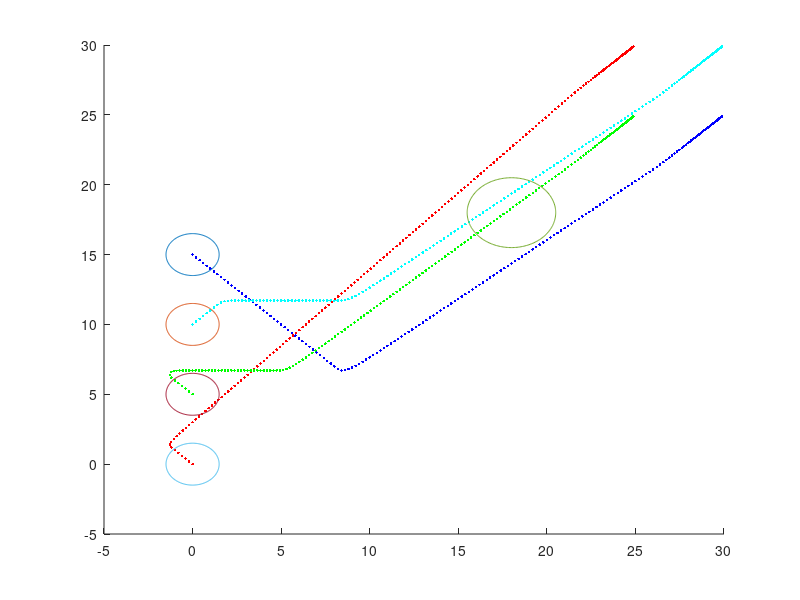

This figure's MATLAB source: (Note: this script raises an error after producing the figure.)
clc
clear all
clf

% Close any existing parallel pool to ensure a fresh start
%delete(gcp('nocreate'));

% Start a process-based pool with a limited number of workers
numWorkers = 12;
%parpool('Processes', numWorkers);

A=[0 0;0 0];
B=[1 0;0 1];
C=eye(2,2);
D=zeros(2,2);

sys=ss(A,B,C,D);


Num_agen=4;


Ts=0.1;
sysd=c2d(sys,Ts);
Ad=sysd.A;
Bd=sysd.B;
T=50;
%% intial trajectory
count=1;
%X(:,1)=[0;0 ;  20;0 ; 20;20   ;  0;20 ];
X(:,1)=[0;0 ;  0;5 ; 0;10   ;  0;15 ];
for t=0:Ts:20
    if t<2
        u(:,count)=0*ones(2*Num_agen,1);
    else
        u(:,count)=0*ones(2*Num_agen,1);
    end
    for i=1:Num_agen
        X((2*i-1):(2*i),count+1)=Ad*X((2*i-1):(2*i),count)+Bd*u((2*i-1):(2*i),count);
    end
    count=count+1;
end

X0=X;
for i=1:Num_agen
    hold on
    plot(X((2*i-1),:),X((2*i),:),'.')
end
N=length(X(1,:));

hold on





%% Laplacian initial traj

X(:,1)=[0;0 ;  0;5 ; 0;15   ;  0;10 ];
%X(:,1)=[20;25 ;  20;20 ; 25;20   ;  25;25 ];
kp = 2.8;
kc = 0.5;
Laplacian = - ones(Num_agen) + Num_agen*eye(Num_agen);
%
%
final = [20;25 ;  20;20 ; 25;20   ;  25;25 ];
final = [20;25 ;  20;20 ; 25;20   ;  25;25 ]+5;
for ii=1:Num_agen
    for jj=1:2
        final_trans(ii,jj)=final(2*(ii-1)+jj,1);
    end
end
final_centeroid=[sum(final_trans(:,1))/Num_agen,sum(final_trans(:,2))/Num_agen];



V_des=zeros(2*Num_agen,N-1);
X_trans=zeros(Num_agen,2);
for i=1:N-1
    for ii=1:Num_agen
        for jj=1:2
            X_trans(ii,jj)=X(2*(ii-1)+jj,i);
        end
    end
    centroid = (ones(Num_agen,Num_agen) * reshape(X_trans,[4,2]))/4;
    centroid_diff = centroid-[final_centeroid(1) final_centeroid(2);final_centeroid(1) final_centeroid(2);final_centeroid(1) final_centeroid(2);final_centeroid(1) final_centeroid(2)];

    V_des_trans = Laplacian*(final_trans-X_trans);



    V_des_trans=kp*V_des_trans - centroid_diff*kc;
    for ii=1:Num_agen
        for jj=1:2
            if V_des_trans(ii,jj)>=2
                V_des_trans(ii,jj)=2;
            elseif V_des_trans(ii,jj)<=-2
                V_des_trans(ii,jj)=-2;
            end
        end
    end
    V_des(:,i)=reshape(V_des_trans',[8,1]);
    for j=1:Num_agen
        X((j-1)*2+1:(j-1)*2+2,i+1)=Ad*X((j-1)*2+1:(j-1)*2+2,i)+Bd*V_des_trans(j,:)';
    end
    hold on
    plot(X(1,i),X(2,i),'r.');
    plot(X(3,i),X(4,i),'g.');
    plot(X(5,i),X(6,i),'b.');
    plot(X(7,i),X(8,i),'c.');
    xlim([-5 30])
    ylim([-5 30])
    pause(0.01)

end

u=V_des;
X0=X;
u0=u;


%%
R_obs=2;
R_agent=1.5;

obs_center=[18,18; ...
    X(1:2,1)'; ...
    X(3:4,1)'; ...
    X(5:6,1)'; ...
    X(7:8,1)'];
R_plot=[2*R_obs-R_agent,R_agent,R_agent,R_agent,R_agent];
R=2*R_plot;


alpha=1;
obs_num=length(R);
r_default=0.5;
r=0.5;

lambda=10000;

i=1;
figure(1)
tol=0.001;



hold on

theta=linspace(0,2*pi,201);
for j=1:obs_num
    x_theta=R_plot(j)*cos(theta);
    y_theta=R_plot(j)*sin(theta);
    plot(obs_center(j,1)+x_theta,obs_center(j,2)+y_theta)
end




%[X_out,u_out]=traj_gen(Ad,Bd,X,X0,u,R_plot,obs_center,final,Laplacian)



% f1=parfeval(@traj_gen,2,Ad,Bd,X,X0,u,R_plot,obs_center,final,Laplacian);
% 
% f2=parfeval(@traj_gen,2,Ad,Bd,X,X0,u,R_plot,obs_center,final,Laplacian);
% Wait for both tasks to complete and fetch the results
% x1 = fetchOutputs(f1);
% x2 = fetchOutputs(f2);
%%
% [Cost_1,X_out1]=traj_gen(2,Ad,Bd,X,X0,u,R_plot,obs_center,final,Laplacian);
% %%
% for i=1:N
% subplot(2,2,1)
% plotting(X_out1,obs_center,R_plot,i)
% 
% 
% end
% obs_checker(X,Num_agen,obs_center,R)

% for iteration=1:10
% 
%     if iteration==1
%         [Cost_1,X_out1]=traj_gen(1,Ad,Bd,X,X0,u,R_plot,obs_center,final,Laplacian);
%         X_out=[X_out1(3:4,:);X(3:4,:);X(5:6,:);X(7:8,:)];
%         [Cost_2,X_out2]=traj_gen(2,Ad,Bd,X,X0,u,R_plot,obs_center,final,Laplacian);
%         X_out=[X_out1(3:4,:);X_out2(3:4,:);X(5:6,:);X(7:8,:)];
%         [Cost_3,X_out3]=traj_gen(3,Ad,Bd,X,X0,u,R_plot,obs_center,final,Laplacian);
%         X_out=[X_out1(3:4,:);X_out2(3:4,:);X_out3(3:4,:);X(7:8,:)];
%         [Cost_4,X_out4]=traj_gen(4,Ad,Bd,X,X0,u,R_plot,obs_center,final,Laplacian);
%         X_out=[X_out1(3:4,:);X_out2(3:4,:);X_out3(3:4,:);X_out4(3:4,:)];
% 
%     else
%         [Cost_1,X_out1]=traj_gen(1,Ad,Bd,X_out,X0,u,R_plot,obs_center,final,Laplacian);
%         disp("Cost 1    " + Cost_1)
%         X_out=[X_out1(3:4,:);X_out(3:4,:);X_out(5:6,:);X_out(7:8,:)];
%         obs_checker(X_out,Num_agen,obs_center,R)
%         [Cost_2,X_out2]=traj_gen(2,Ad,Bd,X_out,X0,u,R_plot,obs_center,final,Laplacian);
%         disp("Cost 2    " + Cost_2)
%         X_out=[X_out(1:2,:);X_out2(3:4,:);X_out(5:6,:);X_out(7:8,:)];
%         obs_checker(X_out,Num_agen,obs_center,R)
%         [Cost_3,X_out3]=traj_gen(3,Ad,Bd,X_out,X0,u,R_plot,obs_center,final,Laplacian);
%         disp("Cost 3    " + Cost_3)
%         X_out=[X_out(1:2,:);X_out(3:4,:);X_out3(3:4,:);X_out(7:8,:)];
%         obs_checker(X_out,Num_agen,obs_center,R)
%         [Cost_4,X_out4]=traj_gen(4,Ad,Bd,X_out,X0,u,R_plot,obs_center,final,Laplacian);
%         disp("Cost 4    " + Cost_4)
%         X_out=[X_out(1:2,:);X_out(3:4,:);X_out3(5:6,:);X_out4(3:4,:)];
%         obs_checker(X_out,Num_agen,obs_center,R)
% 
% 
%     end
% 
% 
%     iteration
%     Cost=[Cost_1,Cost_2,Cost_3,Cost_4];
%     disp(Cost)
%     total_cost(iteration)=sum(Cost);
% 
%     for i=1:N
% 
%         obs_center=[obs_center(1,:); ...
%             X_out(1:2,i)'; ...
%             X_out(3:4,i)'; ...
%             X_out(5:6,i)'; ...
%             X_out(7:8,i)'];
%         for j=1:Num_agen
%             countk=1;
%             for k=1:obs_num
%                 if k==j+1
%                     continue
%                 end
%                 ss((countk-1)*(N)+i,j)=R(k)-norm(X((2*j-1):(2*j),i)-obs_center(k,:)',2);
%                 countk=countk+1;
%             end
%         end
% 
%     end
% 
%     ss_max=max(ss);
% 
%     if ss_max<=0
%         break;
%     end
% 
% end


%% Beginning of decentralized SCvx
total_cost=zeros(1,200);
for iteration=1:10

    if iteration==1
        f1=parfeval(@traj_gen,2,1,Ad,Bd,X,X0,u,R_plot,obs_center,final,Laplacian);
        f2=parfeval(@traj_gen,2,2,Ad,Bd,X,X0,u,R_plot,obs_center,final,Laplacian);
        f3=parfeval(@traj_gen,2,3,Ad,Bd,X,X0,u,R_plot,obs_center,final,Laplacian);
        f4=parfeval(@traj_gen,2,4,Ad,Bd,X,X0,u,R_plot,obs_center,final,Laplacian);
        [Cost_1,X_out1]=fetchOutputs(f1);
        [Cost_2,X_out2]=fetchOutputs(f2);
        [Cost_3,X_out3]=fetchOutputs(f3);
        [Cost_4,X_out4]=fetchOutputs(f4);
        X_out=[X_out1(3:4,:);X_out2(3:4,:);X_out3(3:4,:);X_out4(3:4,:)];
        % [X_out1,u_out1]=traj_gen(1,Ad,Bd,X,X0,u,R_plot,obs_center,final,Laplacian);
        % [X_out2,u_out2]=traj_gen(2,Ad,Bd,X,X0,u,R_plot,obs_center,final,Laplacian);
        % [X_out3,u_out3]=traj_gen(3,Ad,Bd,X,X0,u,R_plot,obs_center,final,Laplacian);
        % [X_out4,u_out4]=traj_gen(4,Ad,Bd,X,X0,u,R_plot,obs_center,final,Laplacian);
    else
        % [X_out1,u_out1]=traj_gen(1,Ad,Bd,X_out,X0,u,R_plot,obs_center,final,Laplacian);
        % [X_out2,u_out2]=traj_gen(2,Ad,Bd,X_out,X0,u,R_plot,obs_center,final,Laplacian);
        % [X_out3,u_out3]=traj_gen(3,Ad,Bd,X_out,X0,u,R_plot,obs_center,final,Laplacian);
        % [X_out4,u_out4]=traj_gen(4,Ad,Bd,X_out,X0,u,R_plot,obs_center,final,Laplacian);
        f1=parfeval(@traj_gen,2,1,Ad,Bd,X_out,X0,u,R_plot,obs_center,final,Laplacian);
        f2=parfeval(@traj_gen,2,2,Ad,Bd,X_out,X0,u,R_plot,obs_center,final,Laplacian);
        f3=parfeval(@traj_gen,2,3,Ad,Bd,X_out,X0,u,R_plot,obs_center,final,Laplacian);
        f4=parfeval(@traj_gen,2,4,Ad,Bd,X_out,X0,u,R_plot,obs_center,final,Laplacian);
        
        [Cost_1,X_out1]=fetchOutputs(f1);
        disp("Cost 1    " + Cost_1)
        X_out=[X_out1(3:4,:);X_out2(3:4,:);X_out3(3:4,:);X_out4(3:4,:)];
        obs_checker(X_out,Num_agen,obs_center,R)
        [Cost_2,X_out2]=fetchOutputs(f2);
        disp("Cost 2    " + Cost_2)
        X_out=[X_out1(3:4,:);X_out2(3:4,:);X_out3(3:4,:);X_out4(3:4,:)];
        obs_checker(X_out,Num_agen,obs_center,R)
        [Cost_3,X_out3]=fetchOutputs(f3);
        disp("Cost 3    " + Cost_3)
        X_out=[X_out1(3:4,:);X_out2(3:4,:);X_out3(3:4,:);X_out4(3:4,:)];
        obs_checker(X_out,Num_agen,obs_center,R)
        [Cost_4,X_out4]=fetchOutputs(f4);
        disp("Cost 4    " + Cost_4)
        X_out=[X_out1(3:4,:);X_out2(3:4,:);X_out3(3:4,:);X_out4(3:4,:)];
        obs_checker(X_out,Num_agen,obs_center,R)
        
        % f1=parfeval(@traj_gen,2,1,Ad,Bd,X_out,X0,u,R_plot,obs_center,final,Laplacian);
        % f2=parfeval(@traj_gen,2,2,Ad,Bd,X_out,X0,u,R_plot,obs_center,final,Laplacian);
        % f3=parfeval(@traj_gen,2,3,Ad,Bd,X_out,X0,u,R_plot,obs_center,final,Laplacian);
        % f4=parfeval(@traj_gen,2,4,Ad,Bd,X_out,X0,u,R_plot,obs_center,final,Laplacian);
        % [Cost_1,X_out1]=fetchOutputs(f1);
        % [Cost_2,X_out2]=fetchOutputs(f2);
        % [Cost_3,X_out3]=fetchOutputs(f3);
        % [Cost_4,X_out4]=fetchOutputs(f4);
        % 
        % disp("Cost 1    " + Cost_1)
        % disp("Cost 2    " + Cost_2)
        % disp("Cost 3    " + Cost_3)
        % disp("Cost 4    " + Cost_4)
        % X_out=[X_out1(3:4,:);X_out2(3:4,:);X_out3(3:4,:);X_out4(3:4,:)];
    end
    


    iteration
    Cost=[Cost_1,Cost_2,Cost_3,Cost_4];
    disp(Cost)
    total_cost(iteration)=sum(Cost);
    
    for i=1:N

        obs_center=[obs_center(1,:); ...
            X_out(1:2,i)'; ...
            X_out(3:4,i)'; ...
            X_out(5:6,i)'; ...
            X_out(7:8,i)'];
        for j=1:Num_agen
            countk=1;
            for k=1:obs_num
                if k==j+1
                    continue
                end
                ss((countk-1)*(N)+i,j)=R(k)-norm(X((2*j-1):(2*j),i)-obs_center(k,:)',2);
                countk=countk+1;
            end
        end

    end

    ss_max=max(ss);

    if ss_max<=0
        break;
    end

end
%%






%%
figure(2)
for i=1:N
subplot(2,2,1)
plotting(X_out1,obs_center,R_plot,i)

subplot(2,2,2)
plotting(X_out2,obs_center,R_plot,i)

subplot(2,2,3)
plotting(X_out3,obs_center,R_plot,i)

subplot(2,2,4)
plotting(X_out4,obs_center,R_plot,i)
    pause(0.001)
    if i~=N
        clf
    end
end

%%
figure(1)
% [X_out,u_out]=fetchOutputs(f2);
R_plot=[2*R_obs-R_agent,R_agent,R_agent,R_agent,R_agent];
R=2*R_plot;
R_plot=R_plot(1:5);
N=length(X_out(1,:));
Num_agen=4;

hold on

for i=1:N
    for j=1:Num_agen
        hold on
        if j==1
            plot(X_out((2*j-1),1:i),X_out((2*j),1:i),'r.')
        elseif j==2
            plot(X_out((2*j-1),1:i),X_out((2*j),1:i),'g.')
        elseif j==3
            plot(X_out((2*j-1),1:i),X_out((2*j),1:i),'b.')
        elseif j==4
            plot(X_out((2*j-1),1:i),X_out((2*j),1:i),'c.')
        end

        %plot(X0((2*i-1),:),X0((2*i),:),'.')
    end

    obs_center=[obs_center(1,:); ...
        X_out(1:2,i)'; ...
        X_out(3:4,i)'; ...
        X_out(5:6,i)'; ...
        X_out(7:8,i)';];

    obs_num=length(R_plot);
    theta=linspace(0,2*pi,201);
    xlim([-5 50])
    ylim([-5 50])
    x_theta=R_plot(1)*cos(theta);
    y_theta=R_plot(1)*sin(theta);
    plot(obs_center(1,1)+1.5*x_theta,obs_center(1,2)+1.5*y_theta,'r')
    for j=1:obs_num
        hold on
        x_theta=R_plot(j)*cos(theta);
        y_theta=R_plot(j)*sin(theta);
        plot(obs_center(1,1)+x_theta,obs_center(1,2)+y_theta,'r')
        if j==1+1
            plot(obs_center(j,1)+x_theta,obs_center(j,2)+y_theta,'r')
        elseif j==2+1
            plot(obs_center(j,1)+x_theta,obs_center(j,2)+y_theta,'g')
        elseif j==3+1
            plot(obs_center(j,1)+x_theta,obs_center(j,2)+y_theta,'b')
        elseif j==4+1
            plot(obs_center(j,1)+x_theta,obs_center(j,2)+y_theta,'c')
        end
    end
    hold on 
    plot([X_out(1,i),X_out(3,i)],[X_out(2,i),X_out(4,i)]); % 1 2
    plot([X_out(1,i),X_out(7,i)],[X_out(2,i),X_out(8,i)]); % 1 4
    plot([X_out(5,i),X_out(3,i)],[X_out(6,i),X_out(4,i)]); % 3 2
    plot([X_out(5,i),X_out(7,i)],[X_out(6,i),X_out(8,i)]); % 3 4
    pause(0.03)
    if i~=N
        clf
    end


end










%% utility funcitons


function ss_max=obs_checker(X_out,Num_agen,obs_center,R)
    
N=length(X_out(1,:));
    for i=1:N

        obs_center=[obs_center(1,:); ...
            X_out(1:2,i)'; ...
            X_out(3:4,i)'; ...
            X_out(5:6,i)'; ...
            X_out(7:8,i)'];
        obs_num=length(obs_center(:,1));
        for j=1:Num_agen
            countk=1;
            for k=1:obs_num
                if k==j+1
                    continue
                end
                ss((countk-1)*(N)+i,j)=R(k)-norm(X_out((2*j-1):(2*j),i)-obs_center(k,:)',2);
                countk=countk+1;
            end
        end

    end

    ss_max=max(ss);

end

function [last_cost,X_out]=traj_gen(Agent_num,Ad,Bd,X,X0,u,R_plot,obs_center,final,Laplacian)


if Agent_num==1
    X_true=[X(7:8,:);X(3:4,:)];
    X=[X(7:8,:);X(1:2,:);X(3:4,:)];
    u=[u(7:8,:);u(1:2,:);u(3:4,:)];
    final=[final(7:8,:);final(1:2,:);final(3:4,:)];
    X0=[X0(7:8,:);X0(1:2,:);X0(3:4,:)];
    
elseif Agent_num==2
    X_true=[X(1:2,:);X(5:6,:)];
    X=[X(1:2,:);X(3:4,:);X(5:6,:)];
    u=[u(1:2,:);u(3:4,:);u(5:6,:)];
    final=[final(1:2,:);final(3:4,:);final(5:6,:)];
    X0=[X0(1:2,:);X0(3:4,:);X0(5:6,:)];

elseif Agent_num==3
    X_true=[X(1:2,:);X(5:6,:)];
    X=[X(3:4,:);X(5:6,:);X(7:8,:)];
    u=[u(3:4,:);u(5:6,:);u(7:8,:)];
    final=[final(3:4,:);final(5:6,:);final(7:8,:)];
    X0=[X0(3:4,:);X0(5:6,:);X0(7:8,:)];

elseif Agent_num==4
    X_true=[X(5:6,:);X(1:2,:)];
    X=[X(5:6,:);X(7:8,:);X(1:2,:)];
    u=[u(5:6,:);u(7:8,:);u(1:2,:)];
    final=[final(5:6,:);final(7:8,:);final(1:2,:)];
    X0=[X0(5:6,:);X0(7:8,:);X0(1:2,:)];
end

obs_center=[12,90; ...
    X(1:2,1)'; ...
    X(3:4,1)'; ...
    X(5:6,1)'];




Num_agen=length(X(:,1))/2;

% for ii=1:Num_agen
%     for jj=1:2
%         final_trans(ii,jj)=final(2*(ii-1)+jj,1);
%     end
% end
% final_centeroid=[sum(final_trans(:,1))/Num_agen,sum(final_trans(:,2))/Num_agen];


R=2*R_plot(1:4);
N=length(X(1,:));
obs_num=length(R);
r_default=0.5;
r=0.5;

lambda=10000;


figure(1)

% kp = 2.5;
% kc = 0.8;


hold on

theta=linspace(0,2*pi,201);
for j=1:obs_num
    x_theta=R_plot(j)*cos(theta);
    y_theta=R_plot(j)*sin(theta);
    plot(obs_center(j,1)+x_theta,obs_center(j,2)+y_theta)
end
Linear_cost=zeros(1,200);
for iteration=1:10



    % V_des=zeros(2*Num_agen,N-1);
    % X_trans=zeros(Num_agen,2);
    % for i=1:N-1
    % 
    %     for ii=1:Num_agen
    %         for jj=1:2
    %             X_trans(ii,jj)=X(2*(ii-1)+jj,i);
    %         end
    %     end
    % 
    %     centroid = (ones(Num_agen,Num_agen) * reshape(X_trans,[4,2]))/4;
    %     centroid_diff = centroid-[final_centeroid(1) final_centeroid(2);final_centeroid(1) final_centeroid(2);final_centeroid(1) final_centeroid(2);final_centeroid(1) final_centeroid(2)];
    % 
    %     V_des_trans = Laplacian*(final_trans-X_trans);
    % 
    %     V_des_trans=kp*V_des_trans - centroid_diff*kc;
    % 
    %     for ii=1:Num_agen
    %         for jj=1:2
    %             if V_des_trans(ii,jj)>=2
    %                 V_des_trans(ii,jj)=2;
    %             elseif V_des_trans(ii,jj)<=-2
    %                 V_des_trans(ii,jj)=-2;
    %             end
    %         end
    %     end
    %     V_des(:,i)=reshape(V_des_trans',[8,1]);
    % end


    cvx_solver SDPT3
    cvx_precision best

    cvx_begin quiet

    variable w(2,N-1)
    variable v(2,N-1)
    variable d(2,N)
    variable s(N*(obs_num-1),1)

    % minimize (  100*norm((u+w-V_des),1) + norm((X+d-X0),1) + ...
    %     1000*lambda*sum(sum(abs(v)))  + lambda*(   sum(sum(max(s,0)))   ))

    minimize (  100*norm((u(3:4,:)+w),1) + norm((X(3:4,:)+d-X0(3:4,:)),1) +  ...
        1000*lambda*sum(sum(abs(v)))  + 1000*lambda*(   sum(sum(max(s,0)))   ))

    subject to
    cvx_precision best

    E=eye(2);
    d(:,1)==zeros(2,1);





    for i=1:N-1

        obs_center=[obs_center(1,:); ...
            X(1:2,i)'; ...
            X(3:4,i)'; ...
            X(5:6,i)'];





        j=2;
        -r<=w(:,i)<=r;



        X((2*j-1):(2*j),i+1)+d(:,i+1)== ...
            (Ad*X((2*j-1):(2*j),i)+Ad*d(:,i))+ ...
            (Bd*u((2*j-1):(2*j),i)+Bd*w(:,i))+E*v(:,i);



        countk=1;

        for k=1:obs_num
            if k==j+1
                continue
            end
            s((countk-1)*(N)+i,1)>=0;
            2*R(k)-norm(X((2*j-1):(2*j),i)-obs_center(k,:)',2)- ...
                (X((2*j-1):(2*j),i)-obs_center(k,:)')'*(X((2*j-1):(2*j),i)+d(:,i)-obs_center(k,:)') ...
                /norm(X((2*j-1):(2*j),i)-obs_center(k,:)',2)<=s((countk-1)*(N)+i,1);
            countk=countk+1;
        end


    end

    X(3:4,N)+d(:,N)==final(3:4);

    cvx_end

    %



    rho0 = 0.03;
    rho1 = 0.25;
    rho2 = 0.75;

    Linear_cost(iteration)=(  100*norm((u(3:4,:)+w),1) + norm((X(3:4,:)+d-X0(3:4,:)),1) +  ...
        1000*lambda*sum(sum(abs(v)))  + 1000*lambda*(   sum(sum(max(s,0)))   ));


    if iteration >= 2
        delta_L = (Linear_cost(iteration) - Linear_cost(iteration-1)) / Linear_cost(iteration);
    else
        delta_L = 1;
    end

    if Linear_cost(iteration)<=10000
        if abs(delta_L) <= rho0
            r = max(r, 0.05);
            X(3:4,:) = X(3:4,:) + d;
            u(3:4,:) = u(3:4,:) + w;
        elseif abs(delta_L) <= rho1
            r = r/1.2;
            X(3:4,:) = X(3:4,:) + d;
            u(3:4,:) = u(3:4,:) + w;
        elseif abs(delta_L) <= rho2
            r = r / 1.5;
            X(3:4,:) = X(3:4,:) + d;
            u(3:4,:) = u(3:4,:) + w;
        else
            X(3:4,:) = X(3:4,:) + d;
            u(3:4,:) = u(3:4,:) + w;
            r = r / 1.6;
        end
    else
        r = r / 1.1;
        X(3:4,:) = X(3:4,:) + d;
        u(3:4,:) = u(3:4,:) + w;
    end
    r;
    hold on
    for i=1:Num_agen
        hold on
        plot(X((2*i-1),:),X((2*i),:),'.')
    end
    ss=0;

    xlim([-5 30])
    ylim([-5 30])

    for i=1:N

        obs_center=[obs_center(1,:); ...
            X(1:2,i)'; ...
            X(3:4,i)'; ...
            X(5:6,i)'];
        for j=1:Num_agen
            countk=1;
            for k=1:obs_num
                if k==j+1
                    continue
                end
                ss((countk-1)*(N)+i,j)=R(k)-norm(X((2*j-1):(2*j),i)-obs_center(k,:)',2);
                countk=countk+1;
            end
        end

    end

    ss_max=max(ss);

    max(max(ss));



    if max(max(ss))<0 && iteration>40
        break;
    end
Linear_cost(iteration)
    if  Linear_cost(iteration)<=2000 && iteration>7
        X_out=X;
        u_out=u;
        last_cost=Linear_cost(iteration);
        break;
    end
    pause(0.01)
    
end
X_out=X;
u_out=u;
last_cost=Linear_cost(iteration);
clf
end



function plotting(X,obs_center,R_plot,I)
R_plot=R_plot(1:4);
N=length(X(1,:));
Num_agen=3;

hold on



for i=I:I
    for j=1:Num_agen
        hold on
        if j==1
            plot(X((2*j-1),i),X((2*j),i),'r.')
        elseif j==2
            plot(X((2*j-1),i),X((2*j),i),'g.')
        elseif j==3
            plot(X((2*j-1),i),X((2*j),i),'b.')
        end


        %plot(X0((2*i-1),:),X0((2*i),:),'.')
    end
    
    obs_center=[obs_center(1,:); ...
        X(1:2,i)'; ...
        X(3:4,i)'; ...
        X(5:6,i)'];

    obs_num=length(R_plot);
    theta=linspace(0,2*pi,201);
    xlim([-5 50])
    ylim([-5 50])
    x_theta=R_plot(1)*cos(theta);
    y_theta=R_plot(1)*sin(theta);
    plot(obs_center(1,1)+1.5*x_theta,obs_center(1,2)+1.5*y_theta,'r')
    for j=1:obs_num
        hold on
        x_theta=R_plot(j)*cos(theta);
        y_theta=R_plot(j)*sin(theta);
        plot(obs_center(1,1)+x_theta,obs_center(1,2)+y_theta,'r')
        if j==1+1
            plot(obs_center(j,1)+x_theta,obs_center(j,2)+y_theta,'r')
        elseif j==2+1
            plot(obs_center(j,1)+x_theta,obs_center(j,2)+y_theta,'g')
        elseif j==3+1
            plot(obs_center(j,1)+x_theta,obs_center(j,2)+y_theta,'b')
        elseif j==4+1
            plot(obs_center(j,1)+x_theta,obs_center(j,2)+y_theta,'c')
        end
    end




end

end






